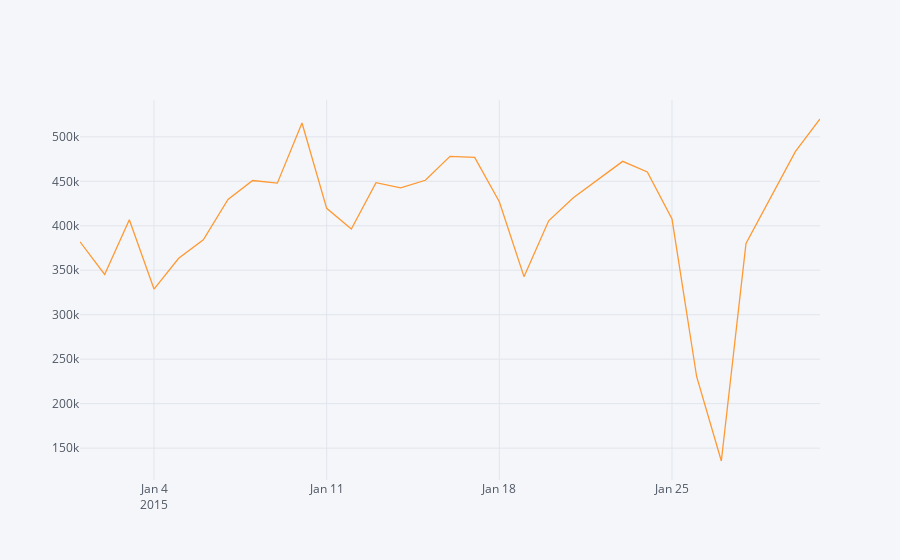

The notebook cell saved with this chart:
### Code cell
df.groupby(['date'])['cnt'].sum().iplot()

### Figure 1 — Plotly figure (JSON) as saved in the notebook; plotly's stock layout.template omitted (floating-point values rounded to 4 significant figures)
{"data": [{"line": {"color": "rgba(255, 153, 51, 1.0)", "dash": "solid", "shape": "linear", "width": 1.3}, "mode": "lines", "name": "cnt", "text": "", "type": "scatter", "x": ["2015-01-01", "2015-01-02", "2015-01-03", "2015-01-04", "2015-01-05", "2015-01-06", "2015-01-07", "2015-01-08", "2015-01-09", "2015-01-10", "2015-01-11", "2015-01-12", "2015-01-13", "2015-01-14", "2015-01-15", "2015-01-16", "2015-01-17", "2015-01-18", "2015-01-19", "2015-01-20", "2015-01-21", "2015-01-22", "2015-01-23", "2015-01-24", "2015-01-25", "2015-01-26", "2015-01-27", "2015-01-28", "2015-01-29", "2015-01-30", "2015-01-31"], "y": [382014, 345296, 406769, 328848, 363454, 384324, 429653, 450920, 447947, 515540, 419629, 396367, 448517, 442656, 451186, 478124, 476827, 427042, 342795, 405581, 431486, 452108, 472440, 460505, 407579, 230255, 135500, 380192, 431985, 483380, 520067]}], "layout": {"legend": {"bgcolor": "#F5F6F9", "font": {"color": "#4D5663"}}, "paper_bgcolor": "#F5F6F9", "plot_bgcolor": "#F5F6F9", "title": {"font": {"color": "#4D5663"}}, "xaxis": {"gridcolor": "#E1E5ED", "showgrid": true, "tickfont": {"color": "#4D5663"}, "title": {"font": {"color": "#4D5663"}, "text": ""}, "zerolinecolor": "#E1E5ED"}, "yaxis": {"gridcolor": "#E1E5ED", "showgrid": true, "tickfont": {"color": "#4D5663"}, "title": {"font": {"color": "#4D5663"}, "text": ""}, "zerolinecolor": "#E1E5ED"}}}
